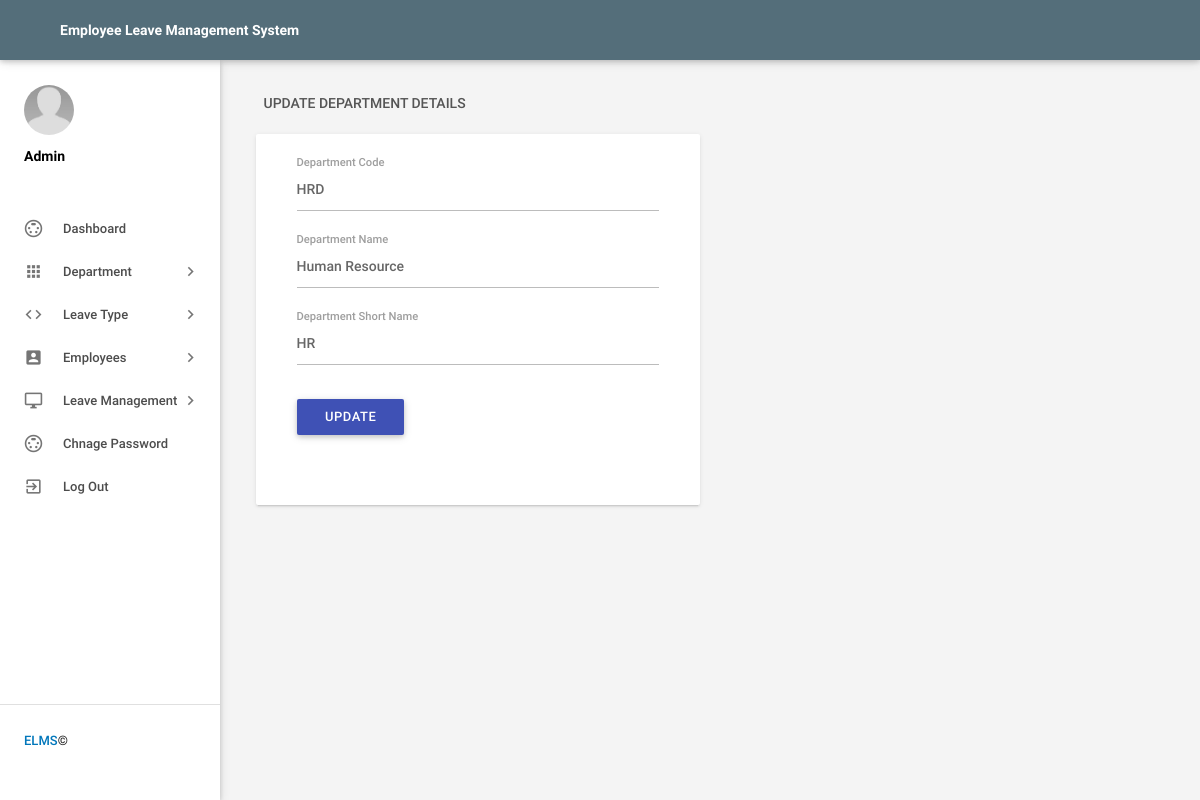
Screenshot of /admin/editdepartment.php?deptid=1 (signed in) with the database file from the repository.
### tables this page shows
CREATE TABLE `tbldepartments` (
  `id` int(11) NOT NULL,
  `DepartmentName` varchar(150) DEFAULT NULL,
  `DepartmentShortName` varchar(100) NOT NULL,
  `DepartmentCode` varchar(50) DEFAULT NULL,
  `CreationDate` timestamp NULL DEFAULT current_timestamp()
);

### admin/editdepartment.php (the view, shortened to what this page needs)
<?php
include('includes/config.php');
if(strlen($_SESSION['alogin'])==0)
    {
header('location:index.php');
}
else{
    ?>
<!DOCTYPE html>
<html lang="en">
    <head>
        <link type="text/css" rel="stylesheet" href="../assets/plugins/materialize/css/materialize.min.css"/>
        <link type="text/css" rel="stylesheet" href="../assets/plugins/materialize/css/materialize.css"/>
        <link href="../assets/plugins/material-preloader/css/materialPreloader.min.css" rel="stylesheet">
        <link href="../assets/css/alpha.min.css" rel="stylesheet" type="text/css"/>
        <link href="../assets/css/custom.css" rel="stylesheet" type="text/css"/>
        <link href="../assets/css/style.css" rel="stylesheet" type="text/css"/>
    </head>
    <body>
  <?php include('includes/header.php');?>
       <?php include('includes/sidebar.php');?>
            <main class="mn-inner">
                <div class="row">
                    <div class="col s12">
                        <div class="page-title blue-gray-text text-darken-2">Update Department Details</div>
                    </div>
                    <div class="col s12 m12 l6">
                        <div class="card">
                            <div class="card-content">
                                <div class="row">
                                    <form class="col s12" name="chngpwd" method="post">
<?php
$did=intval($_GET['deptid']);
$sql = "SELECT * from tbldepartments WHERE id=:did";
$query = $dbh -> prepare($sql);
$query->bindParam(':did',$did,PDO::PARAM_STR);
$query->execute();
$results=$query->fetchAll(PDO::FETCH_OBJ);
if($query->rowCount() > 0)
{
foreach($results as $result)
{               ?>
                                        <div class="row">
<div class="input-field col s12">
 <input id="deptcode" type="text" name="deptcode" class="validate" autocomplete="off" value="<?php echo htmlentities($result->DepartmentCode);?>" required>
                                                <label for="password">Department Code</label>
                                            </div>
                                    <div class="input-field col s12">
<input id="departmentname" type="text"  class="validate" autocomplete="off" name="departmentname" value="<?php echo htmlentities($result->DepartmentName);?>"  required>
                                                <label for="deptname">Department Name</label>
                                            </div>
          <div class="input-field col s12">
<input id="departmentshortname" type="text"  class="validate" autocomplete="off" value="<?php echo htmlentities($result->DepartmentShortName);?>" name="departmentshortname"  required>
                                                <label for="deptshortname">Department Short Name</label>
                                            </div>
<?php }} ?>
<div class="input-field col s12">
<button type="submit" name="update" class="waves-effect waves-light btn indigo m-b-xs">UPDATE</button>
</div>
                                        </div>
                                    </form>
                                </div>
                            </div>
                        </div>
                    </div>
                </div>
            </main>
        </div>
        <div class="left-sidebar-hover"></div>
    </body>
</html>
<?php } ?>

### rows the page displays
tbldepartments: deptcode "HRD", departmentname "Human Resource", departmentshortname "HR"
